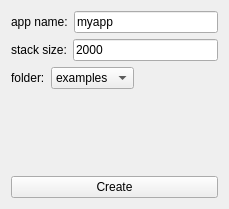
<?xml version="1.0" encoding="UTF-8"?>
<ui version="4.0">
 <class>dlg_develop</class>
 <widget class="QWidget" name="dlg_develop">
  <property name="geometry">
   <rect>
    <x>0</x>
    <y>0</y>
    <width>229</width>
    <height>209</height>
   </rect>
  </property>
  <property name="windowTitle">
   <string>Form</string>
  </property>
  <layout class="QGridLayout" name="gridLayout">
   <item row="0" column="0">
    <layout class="QVBoxLayout" name="verticalLayout">
     <item>
      <layout class="QHBoxLayout" name="horizontalLayout">
       <item>
        <widget class="QLabel" name="label">
         <property name="text">
          <string>app name:</string>
         </property>
        </widget>
       </item>
       <item>
        <widget class="QLineEdit" name="lineEditAppName">
         <property name="text">
          <string>myapp</string>
         </property>
         <property name="placeholderText">
          <string/>
         </property>
        </widget>
       </item>
      </layout>
     </item>
     <item>
      <layout class="QHBoxLayout" name="horizontalLayout_2">
       <item>
        <widget class="QLabel" name="label_2">
         <property name="text">
          <string>stack size:</string>
         </property>
        </widget>
       </item>
       <item>
        <widget class="QLineEdit" name="lineEditStackSize">
         <property name="text">
          <string>2000</string>
         </property>
         <property name="dragEnabled">
          <bool>false</bool>
         </property>
        </widget>
       </item>
      </layout>
     </item>
     <item>
      <layout class="QHBoxLayout" name="horizontalLayout_3">
       <item>
        <widget class="QLabel" name="label_3">
         <property name="text">
          <string>folder:</string>
         </property>
        </widget>
       </item>
       <item>
        <widget class="QComboBox" name="comboBoxFolder">
         <item>
          <property name="text">
           <string>examples</string>
          </property>
         </item>
        </widget>
       </item>
       <item>
        <spacer name="horizontalSpacer">
         <property name="orientation">
          <enum>Qt::Horizontal</enum>
         </property>
         <property name="sizeHint" stdset="0">
          <size>
           <width>40</width>
           <height>20</height>
          </size>
         </property>
        </spacer>
       </item>
      </layout>
     </item>
     <item>
      <spacer name="verticalSpacer">
       <property name="orientation">
        <enum>Qt::Vertical</enum>
       </property>
       <property name="sizeHint" stdset="0">
        <size>
         <width>20</width>
         <height>40</height>
        </size>
       </property>
      </spacer>
     </item>
     <item>
      <widget class="QPushButton" name="pushButton">
       <property name="text">
        <string>Create</string>
       </property>
      </widget>
     </item>
    </layout>
   </item>
  </layout>
 </widget>
 <resources/>
 <connections>
  <connection>
   <sender>pushButton</sender>
   <signal>clicked()</signal>
   <receiver>dlg_develop</receiver>
   <slot>test()</slot>
   <hints>
    <hint type="sourcelabel">
     <x>142</x>
     <y>129</y>
    </hint>
    <hint type="destinationlabel">
     <x>186</x>
     <y>187</y>
    </hint>
   </hints>
  </connection>
 </connections>
 <slots>
  <slot>test()</slot>
 </slots>
</ui>
